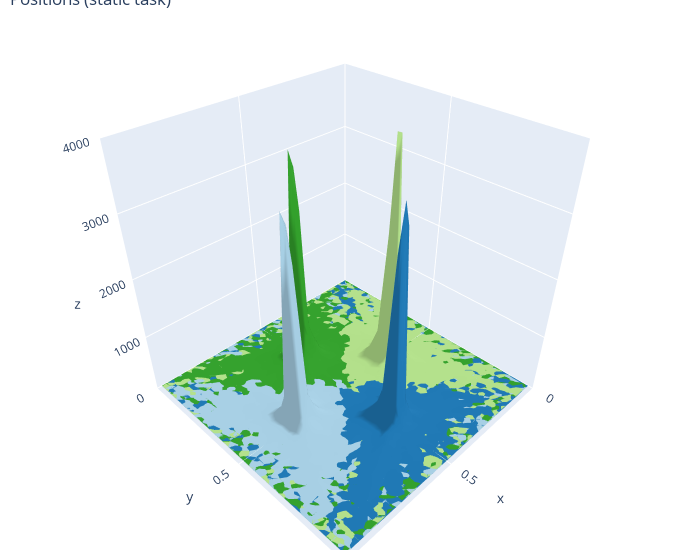

This figure's notebook cell:
### Code cell
hist3d(trace.state, n_robots, 50, 4000, 'Positions (static task)')

### Figure 1 — Plotly figure (JSON) as saved in the notebook; plotly's stock layout.template omitted (floating-point values rounded to 4 significant figures; data arrays with more than 128 entries replaced by an {"elided": "..."} marker saying what was removed)
{"data": [{"color": "rgb(166,206,227)", "type": "mesh3d", "x": {"elided": "2500 float values"}, "y": {"elided": "2500 float values"}, "z": {"elided": "2500 int values"}}, {"color": "rgb(31,120,180)", "type": "mesh3d", "x": {"elided": "2500 float values"}, "y": {"elided": "2500 float values"}, "z": {"elided": "2500 int values"}}, {"color": "rgb(178,223,138)", "type": "mesh3d", "x": {"elided": "2500 float values"}, "y": {"elided": "2500 float values"}, "z": {"elided": "2500 int values"}}, {"color": "rgb(51,160,44)", "type": "mesh3d", "x": {"elided": "2500 float values"}, "y": {"elided": "2500 float values"}, "z": {"elided": "2500 int values"}}], "layout": {"margin": {"b": 10, "l": 10, "r": 20, "t": 10}, "scene": {"xaxis": {"nticks": 4, "range": [0, 1]}, "yaxis": {"nticks": 4, "range": [0, 1]}, "zaxis": {"nticks": 4, "range": [0, 4000]}}, "title": {"text": "Positions (static task)", "x": 0, "xref": "paper"}, "width": 700}}
